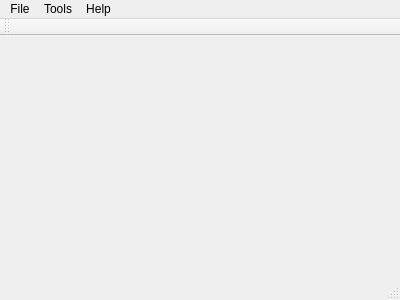
<?xml version="1.0" encoding="UTF-8"?>
<ui version="4.0">
 <class>MainWindow</class>
 <widget class="QMainWindow" name="MainWindow">
  <property name="geometry">
   <rect>
    <x>0</x>
    <y>0</y>
    <width>400</width>
    <height>300</height>
   </rect>
  </property>
  <property name="windowTitle">
   <string>MainWindow</string>
  </property>
  <widget class="QWidget" name="centralWidget"/>
  <widget class="QMenuBar" name="menuBar">
   <property name="geometry">
    <rect>
     <x>0</x>
     <y>0</y>
     <width>400</width>
     <height>17</height>
    </rect>
   </property>
   <widget class="QMenu" name="menuFile">
    <property name="title">
     <string>File</string>
    </property>
    <addaction name="actionNew"/>
    <addaction name="actionOpen"/>
    <addaction name="actionSave"/>
   </widget>
   <widget class="QMenu" name="menuTools">
    <property name="title">
     <string>Tools</string>
    </property>
    <addaction name="actionCircle"/>
    <addaction name="actionFilter"/>
    <addaction name="actionDivide"/>
    <addaction name="actionHighlight_Rectangle"/>
    <addaction name="actiondefense"/>
   </widget>
   <widget class="QMenu" name="menuHelp">
    <property name="title">
     <string>Help</string>
    </property>
    <addaction name="actionFile_Info"/>
    <addaction name="actionAbout"/>
   </widget>
   <addaction name="menuFile"/>
   <addaction name="menuTools"/>
   <addaction name="menuHelp"/>
  </widget>
  <widget class="QToolBar" name="mainToolBar">
   <attribute name="toolBarArea">
    <enum>TopToolBarArea</enum>
   </attribute>
   <attribute name="toolBarBreak">
    <bool>false</bool>
   </attribute>
  </widget>
  <widget class="QStatusBar" name="statusBar"/>
  <action name="actionNew">
   <property name="text">
    <string>New</string>
   </property>
  </action>
  <action name="actionOpen">
   <property name="text">
    <string>Open</string>
   </property>
  </action>
  <action name="actionSave">
   <property name="text">
    <string>Save</string>
   </property>
  </action>
  <action name="actionQuit">
   <property name="text">
    <string>Quit</string>
   </property>
  </action>
  <action name="actionCircle">
   <property name="text">
    <string>Circle</string>
   </property>
  </action>
  <action name="actionAbout">
   <property name="text">
    <string>About</string>
   </property>
  </action>
  <action name="actionFile_Info">
   <property name="text">
    <string>File Info</string>
   </property>
  </action>
  <action name="actionFilter">
   <property name="text">
    <string>Filter</string>
   </property>
  </action>
  <action name="actionDivide">
   <property name="text">
    <string>Divide</string>
   </property>
  </action>
  <action name="actionHighlight_Rectangle">
   <property name="text">
    <string>Highlight Rectangle</string>
   </property>
  </action>
  <action name="actionHighlight">
   <property name="text">
    <string>Highlight</string>
   </property>
  </action>
  <action name="actiontestrotate">
   <property name="text">
    <string>testrotate</string>
   </property>
  </action>
  <action name="actiondefense">
   <property name="text">
    <string>defense</string>
   </property>
  </action>
 </widget>
 <layoutdefault spacing="6" margin="11"/>
 <resources/>
 <connections/>
</ui>
